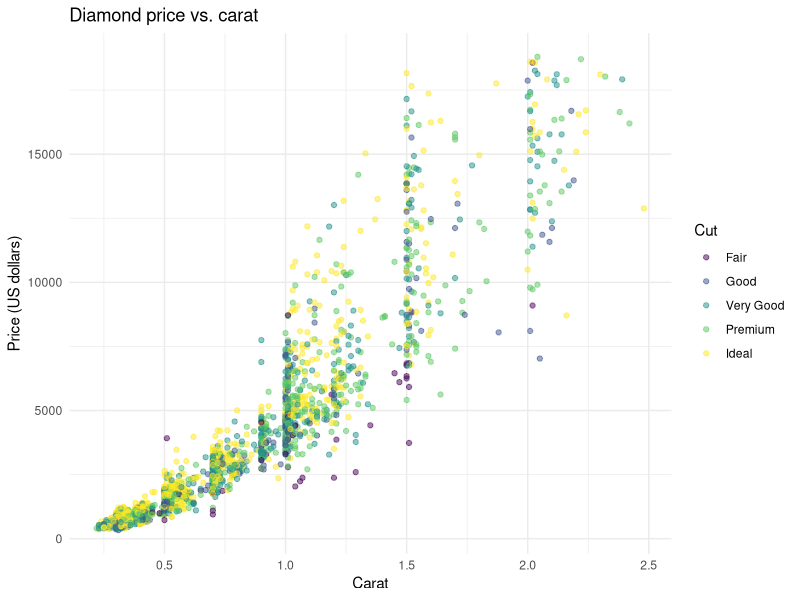
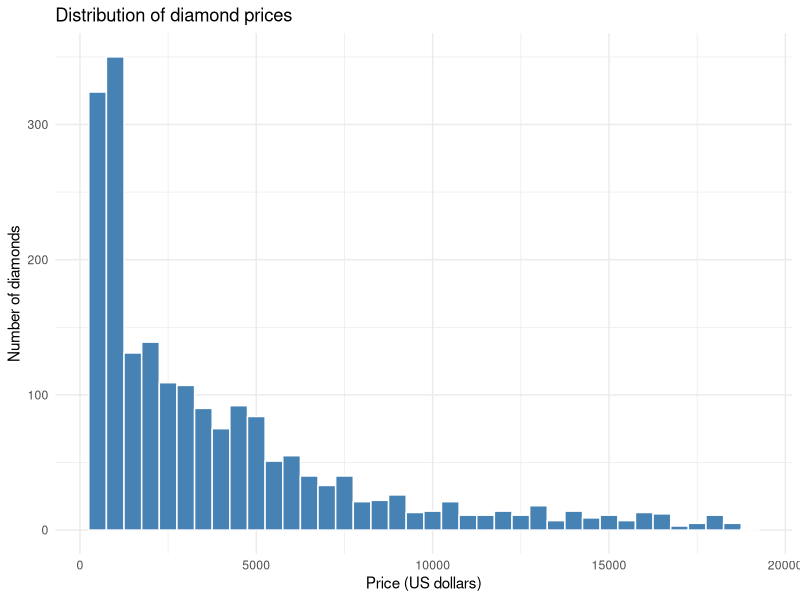
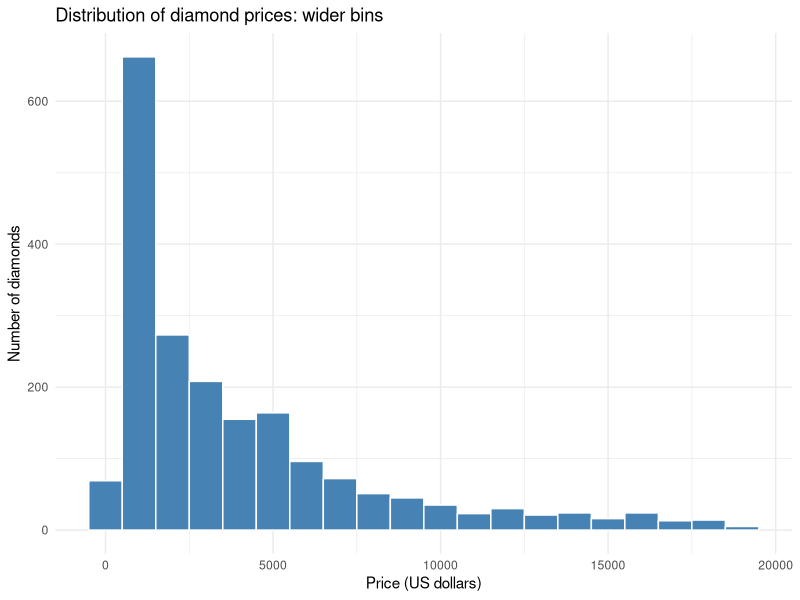
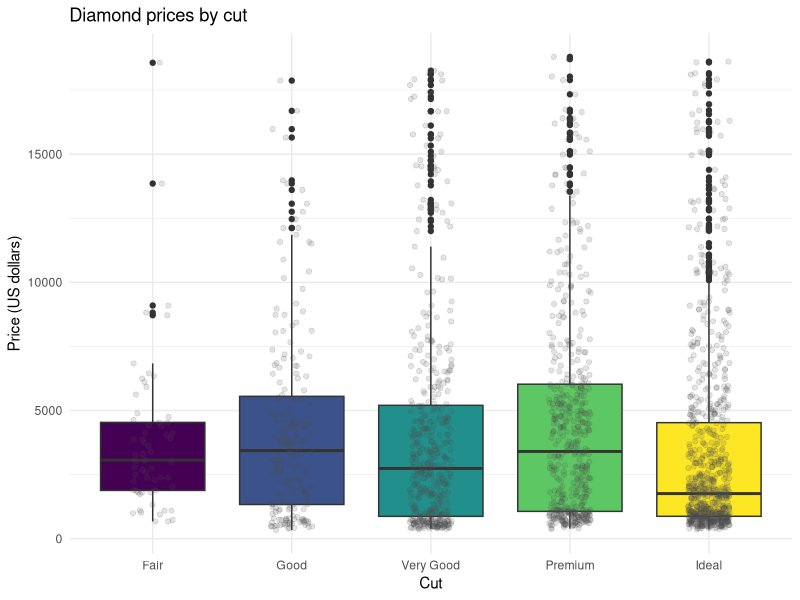
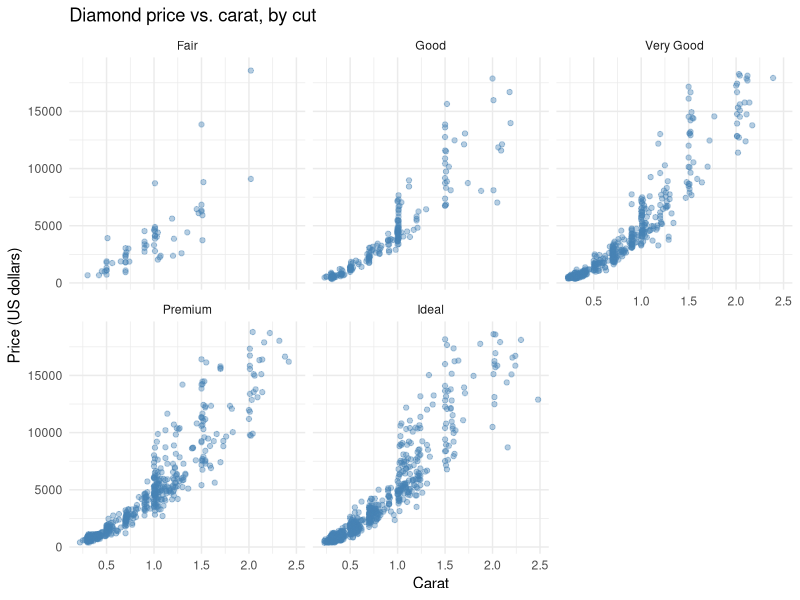
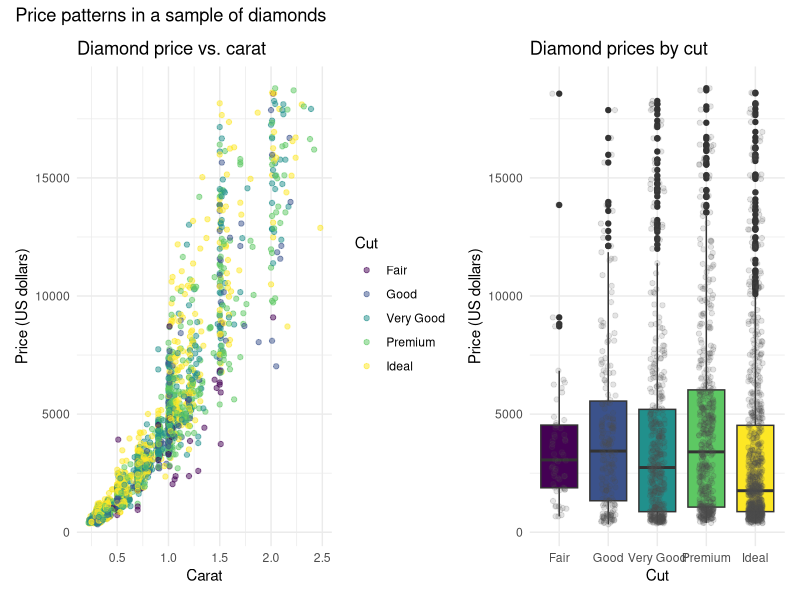
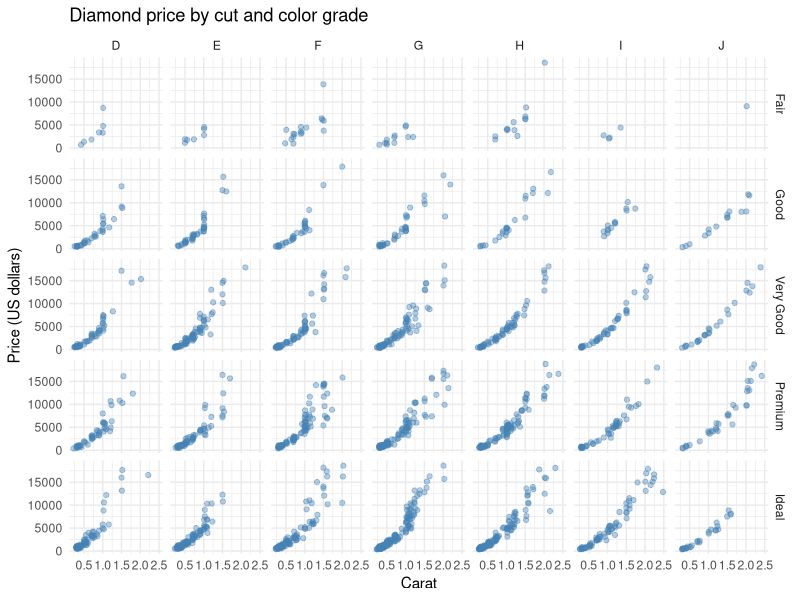
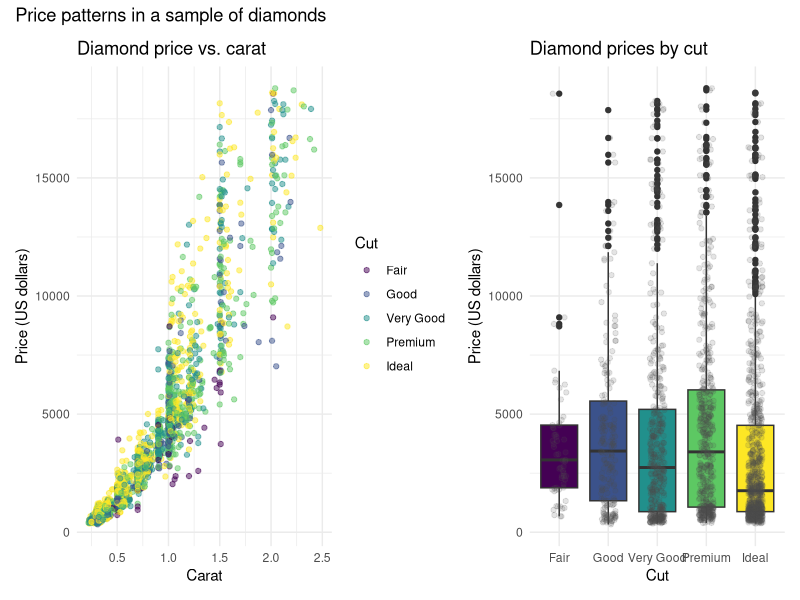

Generate these figures, in order, with R:
# One possible solution is shown for each exercise. 
# Other plots meeting the instructions are valid. 

# These exercises use `ggplot2::diamonds`, which comes with {ggplot2}. 
# Each row represents one diamond. 
# We will use a fixed sample of 2,000 diamonds to keep the scatterplots readable.

# Variables used here:
# - `carat`: diamond weight in carats.
# - `price`: price in US dollars.
# - `cut`: cut quality, with categories Fair, Good, Very Good, Premium, and Ideal.
# - `color`: diamond color grade, from D (best) to J (worst).


# I suggest you use `data =` and `mapping =` in your `ggplot()` calls as you learn. 
# Answer interpretation questions in one sentence beneath your code.

	# Setup 
	library(tidyverse)
	library(patchwork)

	# Since the next line of code takes a random sample of rows from the data set,
	# let's set the seed so it will use the same sample each time.
	# set.seed() is a random number generator; run ? set.seed() for more information
	
	set.seed(123)

	diamonds_plot <- ggplot2::diamonds |>
	  slice_sample(n = 2000)
	
	glimpse(diamonds_plot)

	# 1. Build and customize a scatterplot:
		
	# Create a scatterplot with:
	# - `carat` on the x-axis and `price` on the y-axis;
	# - point color mapped to `cut`;
	# - all points set to `alpha = 0.5` and `size = 1.5`.
	
	# Add informative axis labels and a title. 
	# Use a built-in theme of your choice. 
	# Save the plot as `p_scatter`, then display it.
	
	# Write one sentence describing the relationship you see between carat and price. 
	# Identify one aesthetic you mapped and one aesthetic you set.
	
	# Write your code here:
	
	p_scatter <- 
	  ggplot(
	    data = diamonds_plot,
	    mapping = aes(x = carat, y = price, color = cut)) +
	  geom_point(alpha = 0.5, size = 1.5) +
	  labs(
	    title = "Diamond price vs. carat",
	    x = "Carat",
	    y = "Price (US dollars)",
	    color = "Cut") +
	  theme_minimal()
	
	
	p_scatter


	# Your response to the questions here:
	# Price generally increases with carat, although prices vary among diamonds 
	# of similar carat. 
	
	# Color is mapped to cut (each one is a different color based on the key); 
	# alpha and size are set to fixed values. 

	
	# 2. Explore a distribution 

	# Create a histogram of `price` using `binwidth = 500`. 
	# Set the bar fill to `"steelblue"` and the outline color to `"white"`. 
	# Add informative labels.
	# Then make a second version using `binwidth = 1000`.
	
	# Write one sentence explaining how changing the bin width affects the 
	# appearance of the histogram. 
	# Which version helps you see the distribution more clearly? 

	# Write your code here:
	
	p_hist <- 
	  ggplot(
	    data = diamonds_plot,
	    mapping = aes(x = price)) +
	  geom_histogram(
	    binwidth = 500,
	    fill = "steelblue",
	    color = "white") +
	  labs(
	    title = "Distribution of diamond prices",
	    x = "Price (US dollars)",
	    y = "Number of diamonds") +
	  theme_minimal()
	
	p_hist
	
	p_hist_bin <- 
	  ggplot(
	    data = diamonds_plot,
	    mapping = aes(x = price)) +
	  geom_histogram(
	    binwidth = 1000,
	    fill = "steelblue",
	    color = "white") +
	  labs(
	    title = "Distribution of diamond prices: wider bins",
	    x = "Price (US dollars)",
	    y = "Number of diamonds") +
	  theme_minimal()
	
	p_hist_bin



	# Your response:
	# Wider bins produce fewer, broader bars and show less detail. It is harder 
	# to see trends and patterns

	# 3. Compare groups with two layers 
	
	# Create a boxplot with `cut` on the x-axis and `price` on the y-axis.
	# Map the box fill to `cut`.
	# Add individual observations using `geom_jitter(width = 0.15, height = 0, alpha = 0.15)`.
	# Give all jittered points the fixed color `"grey30"`.
	# Remove the fill legend because the cut categories already appear on the x-axis.
	# Add informative labels and a built-in theme.
	# Save this plot as `p_box`, then display it.
	
	# Hint: put `fill = cut` inside `aes()` in `geom_boxplot()` so it applies 
	# only to the boxplot layer.

	# Write one sentence explaining what the jittered points add to the boxplot.

	# Write your code here:
	
	p_box <- 
	  ggplot(
	    data = diamonds_plot,
	    mapping = aes(x = cut, y = price)) +
	  geom_boxplot(mapping = aes(fill = cut)) +
	  geom_jitter(
	    width = 0.15,
	    height = 0,
	    alpha = 0.15,
	    color = "grey30") +
	  guides(fill = "none") +
	  labs(
	    title = "Diamond prices by cut",
	    x = "Cut",
	    y = "Price (US dollars)") +
	  theme_minimal()
	
	p_box

	# Your response:
	# The points show individual prices and where observations are concentrated, 
	# alongside the boxplot summary. 
	# Height = 0 keeps the plotted prices unchanged vertically. 
	# The default boxplot also draws outliers, so some observations appear in both layers; 
	# suppressing outliers is not required for this exercise.
	# I am a little confused about what the different colored dots along the whiskers 
	# mean. 

	
# 4. Compare color and facets 

	# Create a new scatterplot with `carat` on the x-axis and `price` on the y-axis. 
	# Set all points to `alpha = 0.4`.
	# Use `facet_wrap()` to create one panel for each `cut` category. 
	# Keep all points the same color. 
	# Add informative labels and a built-in theme.
	# Write one sentence comparing this plot with `p_scatter`. 
	# What is easier to see when cut categories have their own panels?

	# Write your code here:

	p_facets <- 
	  ggplot(
	    data = diamonds_plot,
	    mapping = aes(x = carat, y = price)) +
	  geom_point(alpha = 0.4, color = "steelblue") +
	  facet_wrap(~ cut) +
	  labs(
	    title = "Diamond price vs. carat, by cut",
	    x = "Carat",
	    y = "Price (US dollars)") +
	  theme_minimal()
	
	p_facets
	
	# Your response:
	# Facets reduce overlap among cut categories and make within-category 
	# patterns easier to inspect. 
	# The original color plot allows direct comparison of categories in the same panel.
	# Accept other accurate comparisons.
	# All of the plots look very similar 

	# 5. Assemble and save a figure 
	
	# Use `patchwork` to place `p_scatter` and `p_box` side by side.
	# Add an overall title using `plot_annotation()`.
	# Save the combined figure as an object named `diamond_figure`.
	# Write the object out to display it.
	# Use `ggsave()` to save it as `diamond_figure.png`, with width 10 inches, 
		# height 5 inches, and resolution 300 dpi.
	# Use the `plot =` argument to specify the object to save in ggsave().
	# Find the saved image in your project folder and open it. 
	# Check that the labels and legends are readable.
	# If they are not, play around with the height and width or the font size in theme().
	# Hint: use `p_scatter | p_box` for the side-by-side layout.
	
	# Write your code here
	
	diamond_figure <- (p_scatter | p_box) +
	  plot_annotation(title = "Price patterns in a sample of diamonds")
	
	diamond_figure
	
	ggsave(
	  filename = "diamond_figure.png",
	  plot = diamond_figure,
	  width = 10,
	  height = 5,
	  units = "in",
	  dpi = 300
	)


	
	# 6. Practice `facet_grid()` with two grouping variables.
	
	# Create a scatterplot of price (y) against carat (x) with:
	# - rows defined by `cut` and columns defined by the diamond `color` grade, 
	# using `facet_grid()`
	# - all points partly transparent
	# - informative labels and a built-in theme.
	
	# Keep all points the same fixed color. 
	# Note that `color` is a column in this dataset: using it in a facet formula 
	# splits the data by diamond color grade.
	
	# Which layout is easier to read: the five panels from Exercise 4 or this larger grid?
	# Explain your choice in one sentence.
	
	# Write your code here:
	
	ggplot(
	  data = diamonds_plot,
	  mapping = aes(x = carat, y = price)) +
	  geom_point(alpha = 0.4, color = "steelblue") +
	  facet_grid(cut ~ color) +
	  labs(
	    title = "Diamond price by cut and color grade",
	    x = "Carat",
	    y = "Price (US dollars)") +
	  theme_minimal()

	# Write your answer here:
	# The larger grid contains 35 panels and can be crowded on a small screen. 
	# It is very overwhelming and hard to see trends because there are so many panels. 
	
